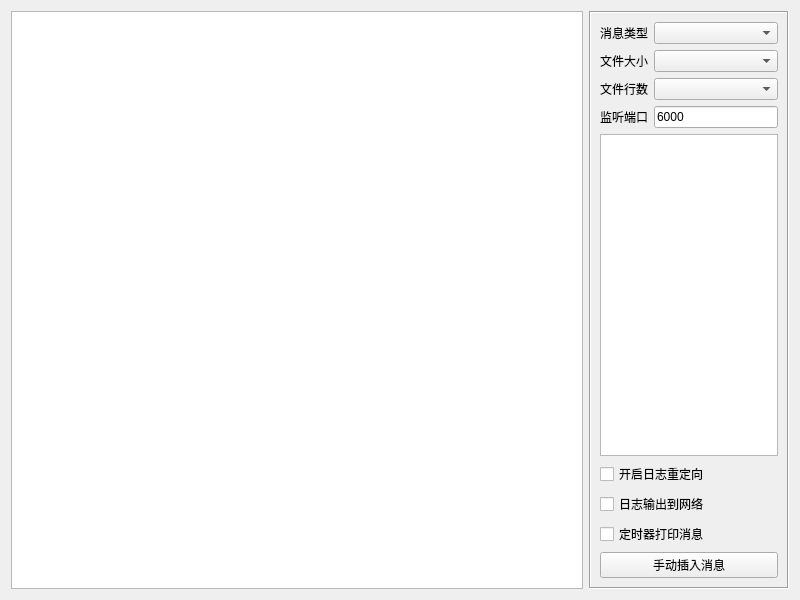
<?xml version="1.0" encoding="UTF-8"?>
<ui version="4.0">
 <class>frmSaveLog</class>
 <widget class="QWidget" name="frmSaveLog">
  <property name="geometry">
   <rect>
    <x>0</x>
    <y>0</y>
    <width>800</width>
    <height>600</height>
   </rect>
  </property>
  <property name="windowTitle">
   <string>Form</string>
  </property>
  <layout class="QHBoxLayout" name="horizontalLayout">
   <item>
    <widget class="QTextEdit" name="txtMain"/>
   </item>
   <item>
    <widget class="QFrame" name="frame">
     <property name="minimumSize">
      <size>
       <width>200</width>
       <height>0</height>
      </size>
     </property>
     <property name="maximumSize">
      <size>
       <width>200</width>
       <height>16777215</height>
      </size>
     </property>
     <property name="frameShape">
      <enum>QFrame::Box</enum>
     </property>
     <property name="frameShadow">
      <enum>QFrame::Sunken</enum>
     </property>
     <layout class="QVBoxLayout" name="verticalLayout">
      <item>
       <layout class="QGridLayout" name="gridLayout">
        <item row="1" column="1">
         <widget class="QComboBox" name="cboxSize"/>
        </item>
        <item row="2" column="1">
         <widget class="QComboBox" name="cboxRow"/>
        </item>
        <item row="0" column="1">
         <widget class="QComboBox" name="cboxType">
          <property name="sizePolicy">
           <sizepolicy hsizetype="Expanding" vsizetype="Fixed">
            <horstretch>0</horstretch>
            <verstretch>0</verstretch>
           </sizepolicy>
          </property>
         </widget>
        </item>
        <item row="1" column="0">
         <widget class="QLabel" name="labSize">
          <property name="text">
           <string>文件大小</string>
          </property>
         </widget>
        </item>
        <item row="2" column="0">
         <widget class="QLabel" name="labRow">
          <property name="text">
           <string>文件行数</string>
          </property>
         </widget>
        </item>
        <item row="0" column="0">
         <widget class="QLabel" name="labType">
          <property name="text">
           <string>消息类型</string>
          </property>
         </widget>
        </item>
        <item row="3" column="0">
         <widget class="QLabel" name="labPort">
          <property name="text">
           <string>监听端口</string>
          </property>
         </widget>
        </item>
        <item row="3" column="1">
         <widget class="QLineEdit" name="txtPort">
          <property name="text">
           <string>6000</string>
          </property>
         </widget>
        </item>
       </layout>
      </item>
      <item>
       <widget class="QListWidget" name="listType"/>
      </item>
      <item>
       <widget class="QCheckBox" name="ckSave">
        <property name="text">
         <string>开启日志重定向</string>
        </property>
       </widget>
      </item>
      <item>
       <widget class="QCheckBox" name="ckNet">
        <property name="text">
         <string>日志输出到网络</string>
        </property>
       </widget>
      </item>
      <item>
       <widget class="QCheckBox" name="ckTimer">
        <property name="text">
         <string>定时器打印消息</string>
        </property>
       </widget>
      </item>
      <item>
       <widget class="QPushButton" name="btnLog">
        <property name="text">
         <string>手动插入消息</string>
        </property>
       </widget>
      </item>
     </layout>
    </widget>
   </item>
  </layout>
 </widget>
 <resources/>
 <connections/>
</ui>
